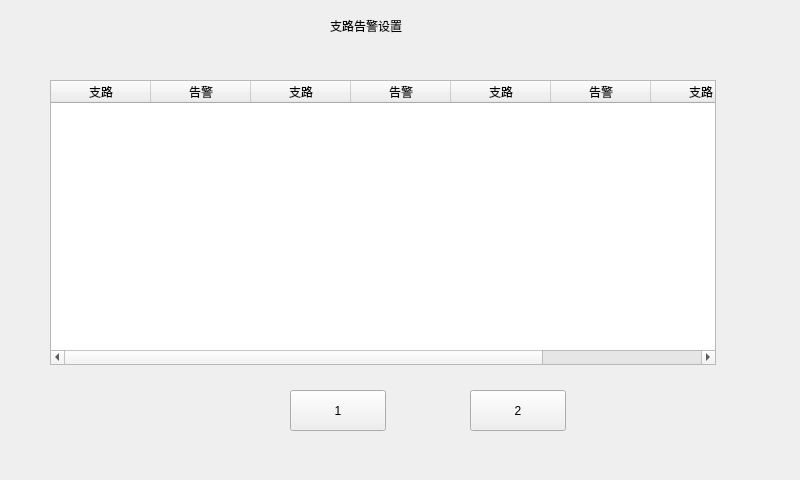
<?xml version="1.0" encoding="UTF-8"?>
<ui version="4.0">
 <class>BranchAlarmSet</class>
 <widget class="QWidget" name="BranchAlarmSet">
  <property name="geometry">
   <rect>
    <x>0</x>
    <y>0</y>
    <width>800</width>
    <height>480</height>
   </rect>
  </property>
  <property name="windowTitle">
   <string>Form</string>
  </property>
  <widget class="QWidget" name="widget" native="true">
   <property name="geometry">
    <rect>
     <x>0</x>
     <y>0</y>
     <width>800</width>
     <height>480</height>
    </rect>
   </property>
   <widget class="QPushButton" name="downButton">
    <property name="geometry">
     <rect>
      <x>470</x>
      <y>390</y>
      <width>96</width>
      <height>41</height>
     </rect>
    </property>
    <property name="text">
     <string>2</string>
    </property>
   </widget>
   <widget class="QLabel" name="label">
    <property name="geometry">
     <rect>
      <x>330</x>
      <y>10</y>
      <width>141</width>
      <height>31</height>
     </rect>
    </property>
    <property name="text">
     <string>支路告警设置</string>
    </property>
   </widget>
   <widget class="QTableWidget" name="tableWidget">
    <property name="geometry">
     <rect>
      <x>50</x>
      <y>80</y>
      <width>666</width>
      <height>285</height>
     </rect>
    </property>
    <column>
     <property name="text">
      <string>支路</string>
     </property>
    </column>
    <column>
     <property name="text">
      <string>告警</string>
     </property>
    </column>
    <column>
     <property name="text">
      <string>支路</string>
     </property>
    </column>
    <column>
     <property name="text">
      <string>告警</string>
     </property>
    </column>
    <column>
     <property name="text">
      <string>支路</string>
     </property>
    </column>
    <column>
     <property name="text">
      <string>告警</string>
     </property>
    </column>
    <column>
     <property name="text">
      <string>支路</string>
     </property>
    </column>
    <column>
     <property name="text">
      <string>告警</string>
     </property>
    </column>
   </widget>
   <widget class="QPushButton" name="upButton">
    <property name="geometry">
     <rect>
      <x>290</x>
      <y>390</y>
      <width>96</width>
      <height>41</height>
     </rect>
    </property>
    <property name="text">
     <string>1</string>
    </property>
   </widget>
  </widget>
 </widget>
 <resources/>
 <connections/>
</ui>
